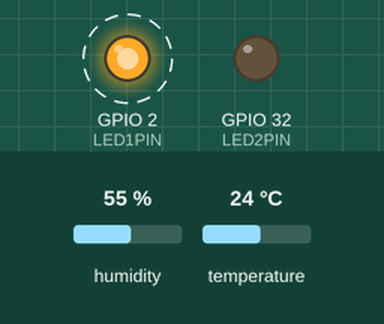
A sketch run on a simulated ESP32. Parts: output pins drawn as LEDs (lit = HIGH). Dashed ring = blinking. The inputs (shaded band) are chosen by the test bench; at power-on: humidity 55 %, temperature 24 °C. What the sketch prints to the serial monitor is not drawn.

Above: at 1.5 s.
At 3.5 s:
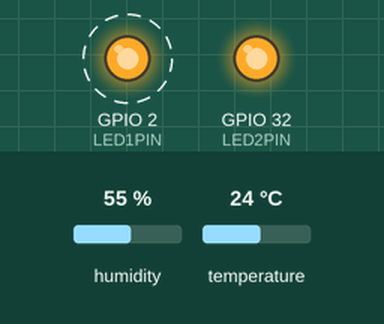
Timing chart, 0 to 6.2 s (numbered marks = the images above):
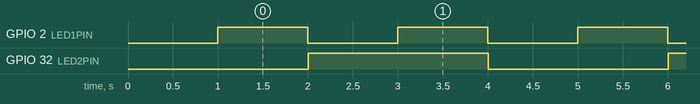

The sketch:

ESP32_DouTIMER.ino
```cpp
#include<DHT.h>
#define DHTPIN 33
#define DHTTYPE DHT11
DHT dht(DHTPIN, DHTTYPE);

portMUX_TYPE mux = portMUX_INITIALIZER_UNLOCKED;
portMUX_TYPE mux1 = portMUX_INITIALIZER_UNLOCKED;

volatile bool Led1State = 0;
bool Led2State = 0;

hw_timer_t * timer;
hw_timer_t * timer2;

//LED1會在計時中斷觸發時閃爍，LED2會在LOOP中一直閃爍
#define LED1PIN 2
#define LED2PIN 32


void IRAM_ATTR TimerISR(){
  //注意，在中斷中不要出現Serial.print

  portENTER_CRITICAL(&mux);

  Led1State = !Led1State;
  digitalWrite(LED1PIN,Led1State);

  portEXIT_CRITICAL(&mux);

}

void IRAM_ATTR Timer2ISR(){
  //注意，在中斷中不要出現Serial.print

  portENTER_CRITICAL(&mux1);

  Led2State = !Led2State;
  digitalWrite(LED2PIN,Led2State);

  portEXIT_CRITICAL(&mux1);

}
void setup() {

  Serial.begin(115200);
  pinMode(LED1PIN, OUTPUT);
  pinMode(LED2PIN, OUTPUT);
  dht.begin();

  timer = timerBegin(0, 80, true);
  timerAttachInterrupt(timer, &TimerISR, true);
  timerAlarmWrite(timer, 1000000, true);
  timerAlarmEnable(timer);

  timer2 = timerBegin(1,80,true);
  timerAttachInterrupt(timer2,&Timer2ISR,true);
  timerAlarmWrite(timer2,1000000*2,true);
  timerAlarmEnable(timer2);

  delay(1000);
}

void loop() {

  delay(5000);
  float h = dht.readHumidity();   //取得濕度
  float t = dht.readTemperature();  //取得溫度C

  Serial.print("Humidity: ");
  Serial.print(h);
  Serial.print(" %\t");
  Serial.print("Temperature: ");
  Serial.print(t);
  Serial.println(" *C ");

}
```

Measured:
- by itself, GPIO 2 (LED1PIN): alternates HIGH for 1.0 s and LOW for 1.0 s
- by itself, GPIO 32 (LED2PIN): alternates HIGH for 2.0 s and LOW for 2.0 s
- by itself, everything shown: repeats every 4.0 s, in 4 steps
